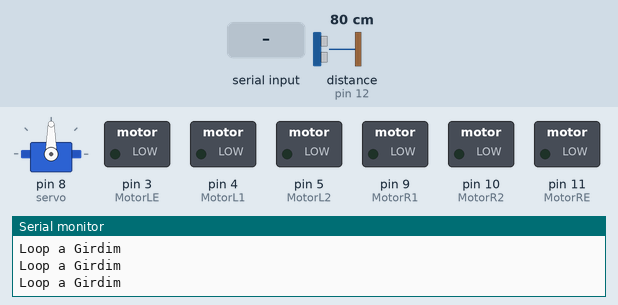
Bench run of a sketch on a simulated Arduino Uno, built with avr-gcc and run on an emulated ATmega328P. Shown: servo, switched loads named in the sketch (green lamp = pin HIGH), the last lines printed to the serial monitor. Dashed ring = blinking. The inputs (shaded band) are chosen by the test bench; at power-on: distance to the obstacle (sensor on pin 12) 80 cm. The echo pulse lasts 58.3 µs per cm; pins used as bus, display or sensor lines are not drawn.

Above: at 1.2 s.
1.3 s: "1" received over Serial
At 2.1 s:
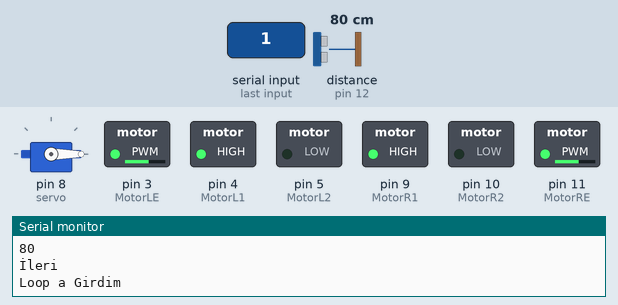
2.8 s: distance to the obstacle (sensor on pin 12) set to 21 cm
5.8 s: distance to the obstacle (sensor on pin 12) set to 18 cm
At 6.35 s:
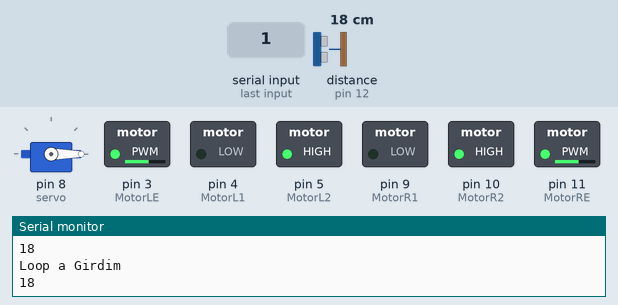
8.8 s: "0" received over Serial
At 9.6 s:
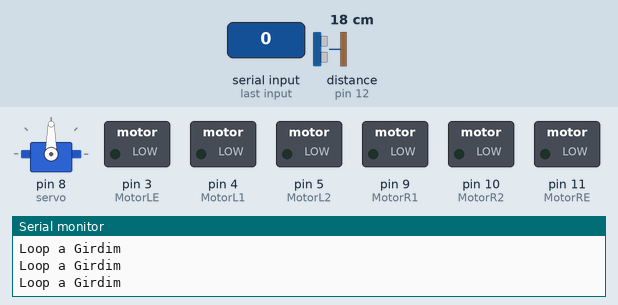
11.8 s: "1" received over Serial
At 11.91 s:
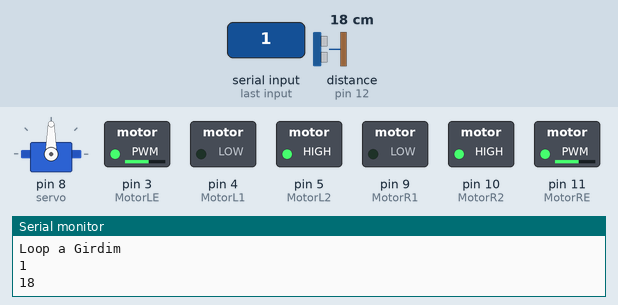
14.8 s: distance to the obstacle (sensor on pin 12) set to 35 cm
At 15.7 s:
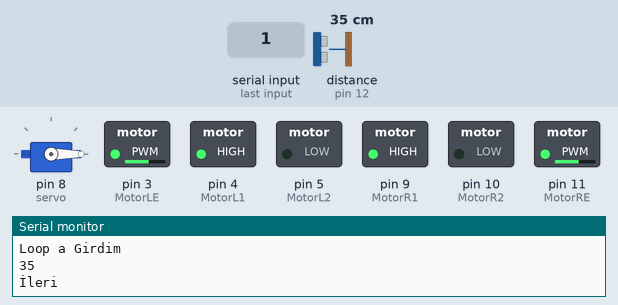
Timing chart, 0 to 17.4 s (numbered marks = the images above; inputs shaded):
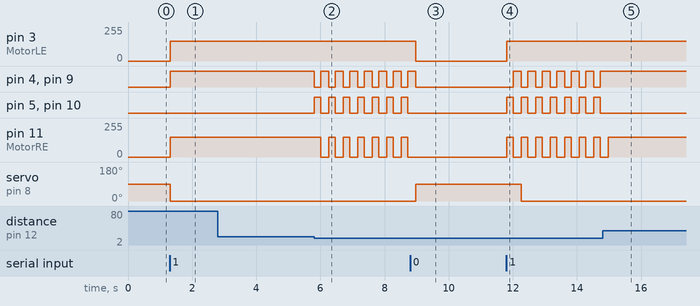

The sketch:

Robot_Supurge.ino
```cpp
 #define echoPin 12 //Ultrasonik sensörün echo pini Arduino'nun 12.pinine
#define trigPin 13 //Ultrasonik sensörün trig pini Arduino'nun 13.pinine tanımlandı.
#define MotorR1 9
#define MotorR2 10
#define MotorRE 11  // Motor pinlerini tanımlıyoruz.
#define MotorL1 4
#define MotorL2 5
#define MotorLE 3

long sure, uzaklik; //süre ve uzaklık diye iki değişken tanımlıyoruz.
int islem;
char Incoming_value = 0;
#include <Servo.h>
Servo servo;
void setup()
{
  pinMode(echoPin, INPUT);
  pinMode(trigPin, OUTPUT);

  pinMode(MotorL1, OUTPUT);
  pinMode(MotorL2, OUTPUT);
  pinMode(MotorLE, OUTPUT); //Motorlarımızı çıkış olarak tanımlıyoruz.
  pinMode(MotorR1, OUTPUT);
  pinMode(MotorR2, OUTPUT);
  pinMode(MotorRE, OUTPUT);
  Serial.begin(9600);

  servo.attach(8);
}

void loop()
{
  Serial.println("Loop a Girdim");
  if(Serial.available() > 0)
  {

    Incoming_value = Serial.read();
    Serial.println(Incoming_value);

    if(Incoming_value == '1'){


      islem=1;
      }
    else if(Incoming_value == '0')
    {
      islem=0;

     }

  }///

  if(islem==1)
  {
    digitalWrite(trigPin, LOW); //sensör pasif hale getirildi
        delayMicroseconds(5);
        digitalWrite(trigPin, HIGH); //Sensore ses dalgasının üretmesi için emir verildi
        delayMicroseconds(10);
        digitalWrite(trigPin, LOW); //Yeni dalgaların üretilmemesi için trig pini LOW konumuna getirildi

        sure = pulseIn(echoPin, HIGH); //ses dalgasının geri dönmesi için geçen sure ölçülüyor
        uzaklik = sure / 29.1 / 2; //ölçülen süre uzaklığa çevriliyor

        Serial.println(uzaklik);

        if (uzaklik < 20) // Uzaklık 15'den küçük ise,
        {
          geri();  // 150 ms geri git

          delay(200);
          sag();  // 250 ms sağa dön
          delay(250);
        }
        else {  // değil ise,

          Serial.println("İleri");
          ileri(); // ileri git
        }

      servo.write(0);//Sonsuz Döner
  }

  if(islem==0){
    dur();
      servo.write(90);//Dönen Servoyu Durdurur.
  }

}
void ileri(){  // Robotun ileri yönde hareketi için fonksiyon tanımlıyoruz.

  digitalWrite(MotorR1, HIGH); // Sağ motorun ileri hareketi aktif
  digitalWrite(MotorR2, LOW); // Sağ motorun geri hareketi pasif
  analogWrite(MotorRE, 150); // Sağ motorun hızı 150

  digitalWrite(MotorL1, HIGH); // Sol motorun ileri hareketi aktif
  digitalWrite(MotorL2, LOW); // Sol motorun geri hareketi pasif
  analogWrite(MotorLE, 150); // Sol motorun hızı 150


}


void sag(){ // Robotun sağa dönme hareketi için fonksiyon tanımlıyoruz.

  digitalWrite(MotorR1, HIGH); // Sağ motorun ileri hareketi aktif
  digitalWrite(MotorR2, LOW); // Sağ motorun geri hareketi pasif
  analogWrite(MotorRE, 0); // Sağ motorun hızı 0 (Motor duruyor)

  digitalWrite(MotorL1, HIGH); // Sol motorun ileri hareketi aktif
  digitalWrite(MotorL2, LOW); // Sol motorun geri hareketi pasif
  analogWrite(MotorLE, 150); // Sol motorun hızı 150


}


void geri(){ // Robotun geri yönde hareketi için fonksiyon tanımlıyoruz.

  digitalWrite(MotorR1, LOW); // Sağ motorun ileri hareketi pasif
  digitalWrite(MotorR2, HIGH); // Sağ motorun geri hareketi aktif
  analogWrite(MotorRE, 150); // Sağ motorun hızı 150

  digitalWrite(MotorL1, LOW); // Sol motorun ileri hareketi pasif
  digitalWrite(MotorL2, HIGH); // Sol motorun geri hareketi aktif
  analogWrite(MotorLE, 150); // Sol motorun hızı 150

}
void dur(){
    digitalWrite(MotorR1, LOW); // Sağ motorun ileri hareketi pasif
  digitalWrite(MotorR2, LOW); // Sağ motorun geri hareketi aktif
  analogWrite(MotorRE, 0); // Sağ motorun hızı 150

  digitalWrite(MotorL1, LOW); // Sol motorun ileri hareketi pasif
  digitalWrite(MotorL2, LOW); // Sol motorun geri hareketi aktif
  analogWrite(MotorLE, 0); // Sol motorun hızı 150
}
```

Measured:
- the behaviour switches between 20 and 19 cm on distance to the obstacle (sensor on pin 12) (found by bisection; images 1 and 2)
- after the input at 1.3 s, pin 3 (MotorLE), pin 11 (MotorRE): 0/255 → 150/255 at once; pin 4 (MotorL1), pin 9 (MotorR1): LOW → HIGH at once; servo on pin 8 (servo): 90° → 0° at once
- after the input at 5.8 s, pin 4 (MotorL1), pin 9 (MotorR1): alternates HIGH for 0.25 s and LOW for 0.20 s, starting at once; pin 5 (MotorL2), pin 10 (MotorR2): alternates HIGH for 0.20 s and LOW for 0.25 s, starting at once; pin 11 (MotorRE): alternates 150/255 for 0.20 s and 0/255 for 0.25 s, starting after 0.21 s
- after the input at 8.8 s, pin 3 (MotorLE): 150/255 → 0/255 after 0.17 s; pin 4 (MotorL1), pin 9 (MotorR1): goes on until 9.0 s, then stays LOW; pin 5 (MotorL2), pin 10 (MotorR2): stops changing and stays LOW; pin 11 (MotorRE): stops changing and stays 0/255; servo on pin 8 (servo): 0° → 90° after 0.17 s
- after the input at 11.8 s, pin 3 (MotorLE): 0/255 → 150/255 at once; pin 4 (MotorL1): alternates HIGH for 0.25 s and LOW for 0.20 s, starting after 0.21 s
- after the input at 14.8 s, pin 4 (MotorL1), pin 9 (MotorR1): stops changing and stays HIGH; pin 5 (MotorL2), pin 10 (MotorR2): stops changing and stays LOW; pin 11 (MotorRE): goes on until 15.0 s, then stays 150/255
